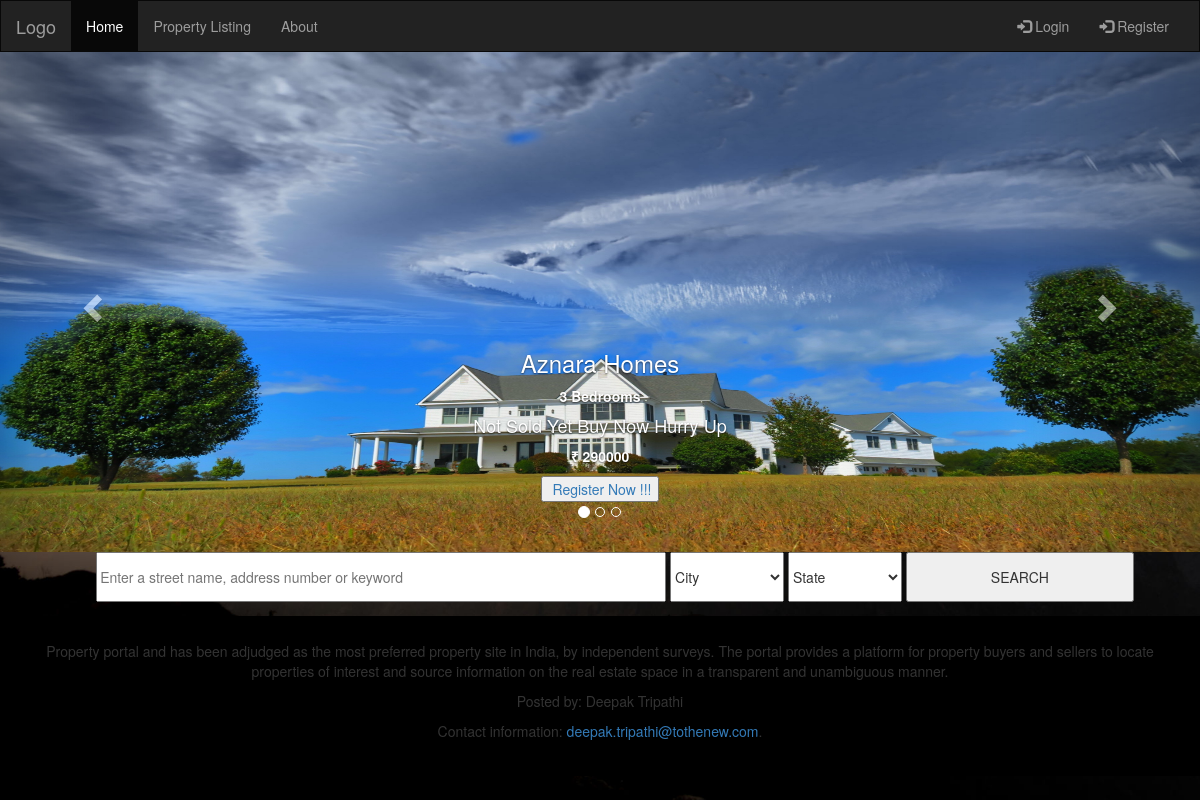
/home/, run on the app's committed database.
### property/models.py (models this page shows, shortened)
class Property(models.Model):
    property_poster = models.ForeignKey(settings.AUTH_USER_MODEL, related_name='property', on_delete=models.CASCADE)
    property_title = models.CharField(max_length=20)
    property_address = models.CharField(max_length=20)
    property_city = models.CharField(max_length=20, choices=PROPERTY_CITY_CHOICES)
    property_states = models.CharField(max_length=20, choices=PROPERTY_STATE_CHOICES)
    property_pin = models.IntegerField(blank=False)
    property_price = models.IntegerField(blank=False)
    property_bedroom = models.IntegerField(blank=False)
    property_bathroom = models.IntegerField(blank=False)
    property_sq_feet = models.IntegerField(blank=False)
    property_lot_size = models.IntegerField(default=0)
    property_garage = models.IntegerField(default=0)
    property_is_published = models.BooleanField(default=True)
    property_listing_date = models.DateField(auto_now_add=True, editable=False)
    property_description = models.TextField(max_length=200, blank=True)
    photo_main = models.ImageField(upload_to='property_images/', default='property_images/default/home.jpg')
    photo1 = models.ImageField(upload_to='property_images/', blank=True)
    photo2 = models.ImageField(upload_to='property_images/', blank=True)
    photo3 = models.ImageField(upload_to='property_images/', blank=True)
    photo4 = models.ImageField(upload_to='property_images/', blank=True)
    photo5 = models.ImageField(upload_to='property_images/', blank=True)
    photo6 = models.ImageField(upload_to='property_images/', blank=True)

### home/views.py (the view)
# urls.py: path('home/', Base.as_view(), name='base'),
class Base(ListView):
    model = Property
    template_name = 'base.html'
    def get_context_data(self, *, object_list=None, **kwargs):
        context = super(Base, self).get_context_data(**kwargs)
        context['property'] = Property.objects.filter(property_is_published=True).order_by('-property_listing_date')[:3]
        return context

### home/templates/base.html (shortened to what this page needs)
{% load static %}
<html lang="en">
<head>
  <link rel="stylesheet" href="https://maxcdn.bootstrapcdn.com/bootstrap/3.4.0/css/bootstrap.min.css">
</head>
<body background="{% static 'images/header.jpg' %}" style="background-attachment: fixed;
  background-position: center;
  background-repeat: no-repeat;
  background-size: cover;">
<nav class="navbar navbar-inverse">
  <div class="container-fluid">
    <div class="navbar-header">
      <a class="navbar-brand" href="#">Logo</a>
    </div>
    <div class="collapse navbar-collapse" id="myNavbar">
      <ol class="nav navbar-nav">
        <li class="active"><a href="{% url 'home:base' %}">Home</a></li>
        <li><a href="{% url 'home:property_list' %}">Property Listing</a> </li>
        <li><a href="#">About</a></li>
      </ol>
      <ul class="nav navbar-nav navbar-right">
          {% if user.is_authenticated %}
        <li><a href="{% url 'blogapp:logout' %}"><span class="glyphicon glyphicon-log-in"></span> Logout</a></li>
            {% if user.is_seller %}
            <li><a href="{% url 'blogapp:profile' %}"><span class="glyphicon glyphicon-log-in"></span>{{user.first_name|default:user}} (Seller) </a></li>
            {% else %}
            <li><a href="{% url 'blogapp:profile' %}"><span class="glyphicon glyphicon-log-in"></span>{{user.first_name|default:user}} (Buyer) </a></li>
            {% endif %}
          {% else %}
          <li><a href="{% url 'blogapp:login' %}"><span class="glyphicon glyphicon-log-in"></span> Login</a></li>
          <li><a href="{% url 'blogapp:register' %}"><span class="glyphicon glyphicon-log-in"></span> Register</a></li>
          {% endif %}
      </ul>
    </div>
  </div>
</nav>
{% block content %}
<div id="myCarousel" class="carousel slide" data-ride="carousel">
    <ol class="carousel-indicators">
      <li data-target="#myCarousel" data-slide-to="0" class="active"></li>
      <li data-target="#myCarousel" data-slide-to="1"></li>
      <li data-target="#myCarousel" data-slide-to="2"></li>
    </ol>
    <div class="carousel-inner" role="listbox">
    {% for prop in property%}
        <div class="item{% if forloop.first %} active{% endif %}">
              <img style="height:100%;max-height:500px;" src="{{prop.photo_main.url}}" alt="Image">
              <div class="carousel-caption capt">
                  <b><h3>{{prop.property_title}}</h3>
                  <p> {{prop.property_bedroom}} Bedrooms</p>
                    {% if prop.property_is_published %}
                     <p><h4>Not Sold Yet Buy Now Hurry Up </h4></p>
                    {% else %}
                      <p><b> Sold </b></p>
                      {% endif %}
                      <p> ₹ {{prop.property_price}} </p> </b>
                  {% if not user.is_authenticated %}
                  <div>
                      <span>    <a href="{% url 'blogapp:register' %}"><input type="submit" value=" Register Now !!!"></a> </span>
                  </div>
                  {% endif %}
              </div>
        </div>
        {% endfor %}
    </div>
    <a class="left carousel-control" href="#myCarousel" role="button" data-slide="prev">
      <span class="glyphicon glyphicon-chevron-left" aria-hidden="true"></span>
    </a>
    <a class="right carousel-control" href="#myCarousel" role="button" data-slide="next">
      <span class="glyphicon glyphicon-chevron-right" aria-hidden="true"></span>
    </a>
</div>
    <div class="container text-center">
    {% include 'search.html' %}
    </div>
{% endblock %}
<footer class="container-fluid text-center" style="background-color:black;">
    <p>Property portal and has been adjudged as the most preferred property site in India,
        by independent surveys. The portal provides a platform for property buyers and sellers
        to locate properties of interest and source information on the real estate space in a
        transparent and unambiguous manner.</p>
  <p>Posted by: Deepak Tripathi</p>
  <p>Contact information: <a href="mailto:deepak.tripathi@tothenew.com">deepak.tripathi@tothenew.com</a>.</p>
</footer>
</body>
</html>

### home/templates/base.html (style rules this page uses)
.navbar { margin-bottom: 0; border-radius: 0; }
footer { background-color: #f2f2f2; padding: 25px; }
.carousel-inner img { width: 100%; margin: auto; min-height:200px; }

### data on the page
Property: photo_main (picture), property_title "Aznara Homes", property_bedroom "3", property_is_published "Not Sold Yet Buy Now Hurry Up", property_price "290000"
